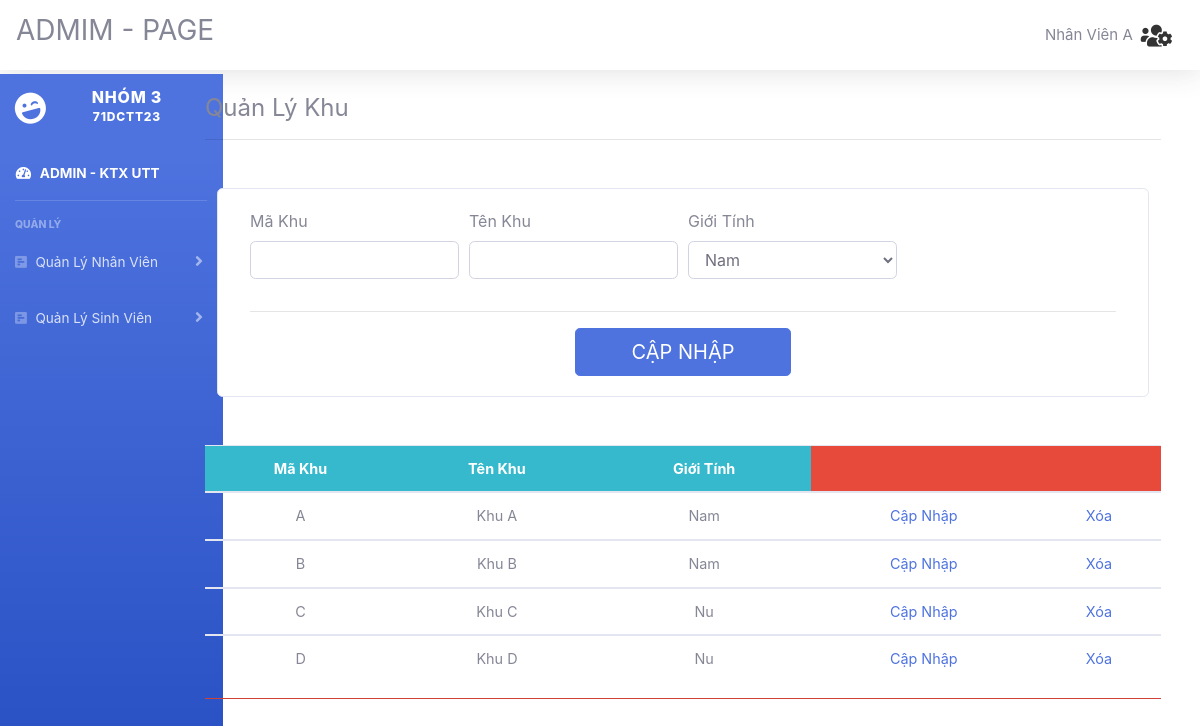
/admin/index.php?action=khu&view=khu (signed in), run on the app's committed database.
### tables this page shows
CREATE TABLE `khu` (
  `MaKhu` varchar(10) NOT NULL,
  `TenKhu` varchar(20) NOT NULL,
  `Sex` varchar(3) DEFAULT NULL
);

### admin/quanlykhu/khu.php (the view, shortened to what this page needs)
<?php
	$sql="select * from Khu ";
	$rs=mysqli_query($conn,$sql);
?>
<table class="table table-hover text-center " style="font-size: 90%">
	<thead class="badge-info">
		<tr>
			<th>Mã Khu</th><th>Tên Khu</th><th>Giới Tính</th><th colspan ="3" class="badge-danger"></th>
		</tr>
	</thead>
<?php
	while ($row=mysqli_fetch_array($rs)) { ?>
	<tbody>
		<tr>
			<td><?php echo $row['MaKhu'] ?></td><td><?php echo $row['TenKhu'] ?></td><td><?php echo $row['Sex'] ?></td>
			<td><a href="index.php?action=khu&view=sua&map=<?php echo  $row['MaKhu']?>" >Cập Nhập  </a></td>
			<td><a href="quanlyphong/xuly.php?action=xoa&mp=<?php echo $row['MaKhu']; ?>" >Xóa </a></td>
		</tr>
	</tbody>
<?php }?>
</table>
<hr class="badge-danger">

### data on the page
khu: MaKhu "A", TenKhu "Khu A", Sex "Nam"
khu: MaKhu "B", TenKhu "Khu B", Sex "Nam"
khu: MaKhu "C", TenKhu "Khu C", Sex "Nu"
khu: MaKhu "D", TenKhu "Khu D", Sex "Nu"

### other printed values
$nv['HoTen'] "Nhân Viên A"
form field gt "Nam"
